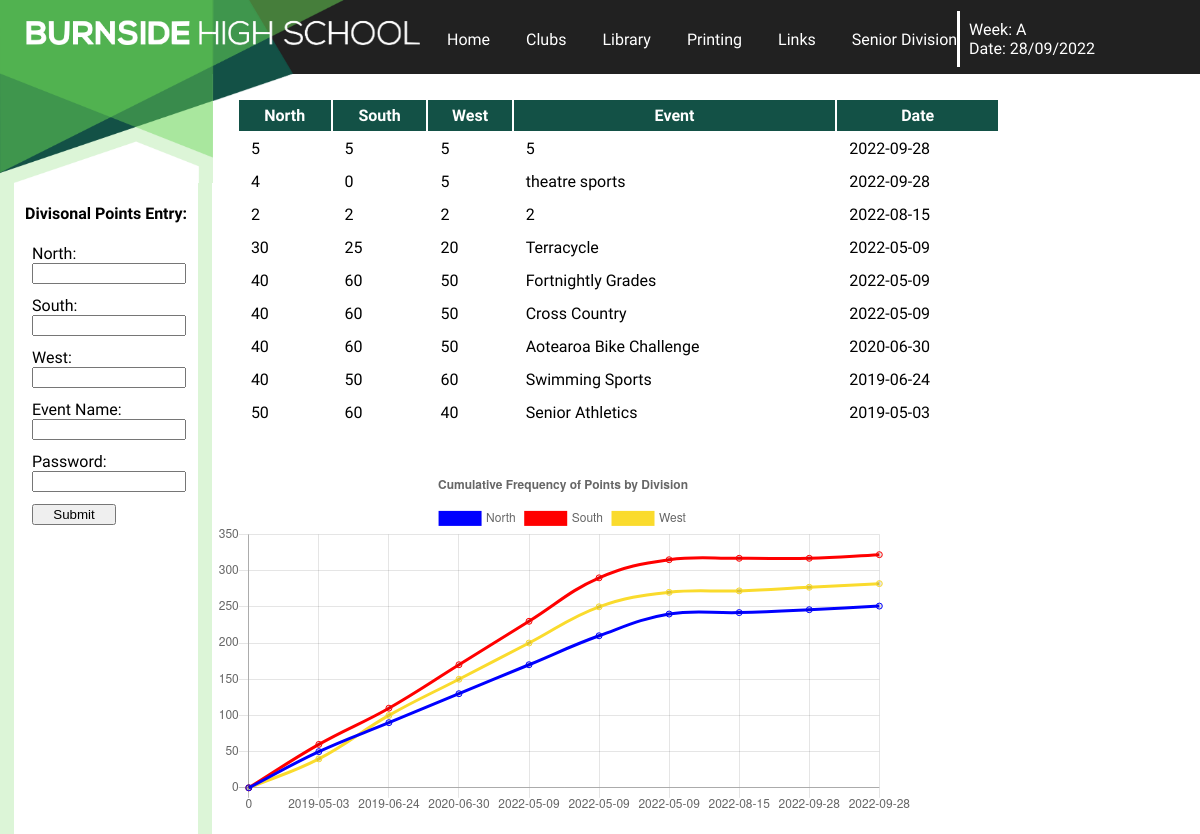
The page /divpoints on the database its author committed.
### tables this page shows
CREATE TABLE Points (id INTEGER PRIMARY KEY, north INTEGER, south INTEGER, west INTEGER, event STRING, date DATE);

### main.py (the view, shortened to what this page needs)
@app.route('/divpoints', methods=['POST', 'GET'])
def divpoints():
    with sqlite3.connect("db/Divisionalpoints.db") as connection:
        cursor = connection.cursor()
        cursor.execute('SELECT north, south, west, event, date\
                       FROM Points ORDER BY date DESC')
        results = cursor.fetchall()
    return render_template('divisionalpoints.html', results=results,
                           week=week, date=date)

### templates/divisionalpoints.html (shortened to what this page needs)
{% extends 'layout.html' %}
{% block content %}
    <table>
        <tr>
            <th>North</th>
            <th>South</th>
            <th>West</th>
            <th>Event</th>
            <th>Date</th>
        </tr>
        {%for item in results%}
        <tr>
            <td>{{item[0]}}</td>
            <td>{{item[1]}}</td>
            <td>{{item[2]}}</td>
            <td>{{item[3]}}</td>
            <td>{{item[4]}}</td>
        </tr>
        {% endfor %}
    </table>
    <br><br>
    <canvas id="myChart" style="width:100%;max-width:700px"></canvas>
    <script>
        yNorth.push(northtotal)
        ySouth.push(southtotal)
        yWest.push(westtotal)
        new Chart("myChart", {
            type: "line",
            data: {
            labels: xValues,
            datasets: [{
                data: yNorth,
                borderColor: "blue",
                fill: false,
                label: 'North',
            },{
                data: ySouth,
                borderColor: "red",
                fill: false,
                label: 'South'
            },{
                data: yWest,
                borderColor: "#fadb2d",
                fill: false,
                label: 'West'
            }]
        },
        options: {
            title: {
                display: true,
                text:"Cumulative Frequency of Points by Division"
            }
        }
        });
    </script>
{% endblock %}
{% block sidebar %}
    <h4>Divisonal Points Entry:</h4>
    <form autocomplete="off"class='divpointsform' method="POST">
        <label for="North">North:</label><br>
        <input type="number" id="North" name="North" min=0 required><br>
        <label for="South">South:</label><br>
        <input type="number" id="South" name="South" min=0 required><br>
        <label for="West">West:</label><br>
        <input type="number" id="West" name="West" min=0 required><br>
        <label for="Event">Event Name:</label><br>
        <input type="text" id="Event" name="Event" required>
        <label for="Password">Password:</label><br>
        <input type="password" id="Password" name="Password" required><br>
        <input type="submit" id="Submit" name="Submit">
    </form>
{% endblock %}

### templates/layout.html (shortened to what this page needs)
<!DOCTYPE html>
<head>
    <link rel="stylesheet" href="/static/css/style2.css">
</head>
<body>
    <a href="/" class=cornertriangles>
        <img src="static/css/ct1.png"alt="burnside logo">
    </a>
    <div class=cornertriangles2><img src="static/css/ct2.png"></div>
    {% include 'header.html' %}
    <article>
        {% block content%}{% endblock %}
    </article>
    <div class="sidenav">
        {% block sidebar%}{% endblock %}
    </div>
</body>

### templates/header.html (shortened to what this page needs)
<header>
    <div class="blackbar">
        <a href="/">Home</a>
        <a href="/clubs">Clubs</a>
        <a href="http://opac.burnside.school.nz:2000/#!dashboard"
        target="_blank">Library</a>
        <a href="/printing">Printing</a>
        <a href="/links">Links</a>
        <a href="https://sites.google.com/a/burnside.school.nz/bhs_senior-division/"
        target="_blank">Senior Division</a>
        <p>Week: {{week}} <br>Date: {{date}}</p>
    </div>
</header>
<div class="search">
</div>

### static/css/style2.css (style rules this page uses)
body { font-family: 'Raleway', sans-serif; margin: 0; background-color: white; background-size: 30vw, 15.0857142857vw; }
.cornertriangles img { width: 17.75vw; float: left; position:fixed; z-index: 3; }
.cornertriangles2 img { width: 17.25vw; float: left; position:fixed; z-index: 3; left: 17.75vw; }
.blackbar { position:fixed; background-color: rgba(33, 33, 33, 100); height: 6.145vw; width:100vw; padding-left: 35vw; left:0; top:0; z-index:2; }
header { height: 6.145vw; position:fixed; width:100vw; top:0; padding-left:35vw; z-index:2; }
header a { color: white; text-decoration: none; float:left; margin-top: 1.75vw; margin-left: 1.5vw; padding:0.75vw; z-index:3; transition:0.3s ease; }
header p { color: white; text-decoration: none; right:43vw; margin-top: 0.875vw; margin-left: 4vw; padding:0.75vw; border-left-color: white; border-left-style: solid; position: absolute; }
.menu,.search { padding:2vw; position:absolute; right:38vw; top:0.25vw; }
article { background-color: white; position:absolute; width:80%; top:6.15vw; left:17.74vw; padding:0; margin:0; }
.sidenav { height:100%; width:15.34vw; top:15.2vw; background-color: white; border-color: rgba(220, 245, 215, 100); border-width: 1.2vw; border-style: solid; border-bottom-width:0; border-top-width:0; position:fixed; }
table { width:82%; padding-top:2vw; padding-left:2vw; }
h4 { text-align:center; }
th { background-color: rgba(19, 81, 70, 100); color:white; padding:0.5vw; }
td { padding:0.5vw 0 0.5vw 1vw; }
.divpointsform { border-width:0.1vw; padding:0; margin-left:1.5vw; }
.divpointsform input { width:12.14vw; margin-bottom: 1vw; }
input[type="submit" i] { width:7vw; }

### rows shown on the page
Points: north "5", south "5", west "5", event "5", date "2022-09-28"
Points: north "4", south "0", west "5", event "theatre sports", date "2022-09-28"
Points: north "2", south "2", west "2", event "2", date "2022-08-15"
Points: north "30", south "25", west "20", event "Terracycle", date "2022-05-09"
Points: north "40", south "60", west "50", event "Fortnightly Grades", date "2022-05-09"
Points: north "40", south "60", west "50", event "Cross Country", date "2022-05-09"
Points: north "40", south "60", west "50", event "Aotearoa Bike Challenge", date "2020-06-30"
Points: north "40", south "50", west "60", event "Swimming Sports", date "2019-06-24"
Points: north "50", south "60", west "40", event "Senior Athletics", date "2019-05-03"

### other values the page prints
{{ week }} "A"
{{ date }} "28/09/2022"
